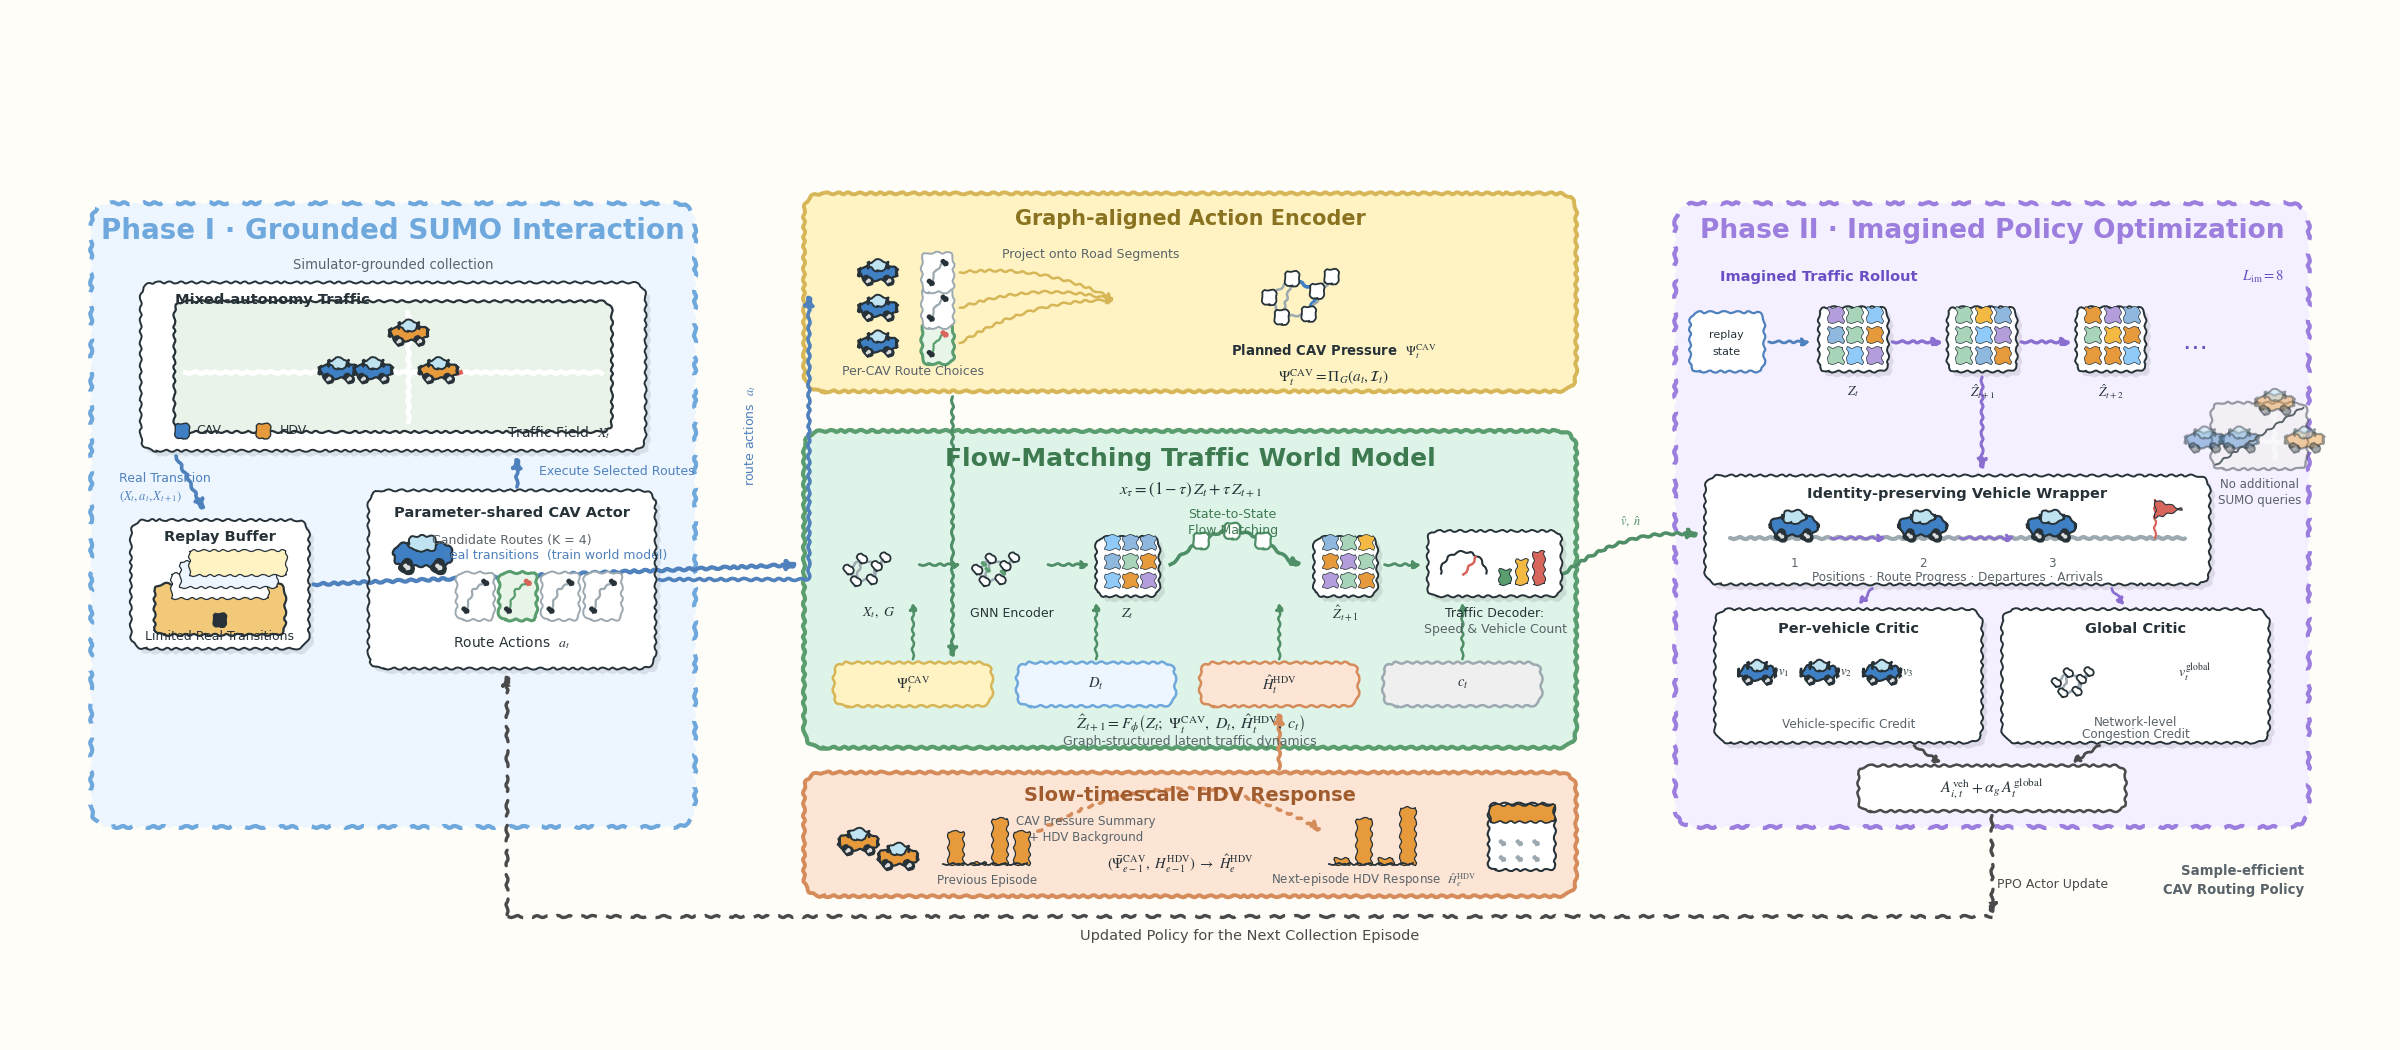

Write the Python code that produced this figure.
"""UrbanDreamer main framework figure — v2, following the detailed spec.

Canvas 2400x1050 @ dpi 100. Left Phase I container (x 3-29%), central
three-module bridge (x 33-66%), right Phase II container (x 70-97%).
Hand-sketched outlines + Office-clipart stickers. Math in STIX.
"""
import matplotlib
matplotlib.use("Agg")
import matplotlib.pyplot as plt
from matplotlib.patches import FancyBboxPatch, Circle, Rectangle, FancyArrowPatch, Arc
import numpy as np

# ---------------- palette (spec §4) ----------------
BG       = "#FFFDF8"
INK      = "#263238"
SUB      = "#59636A"
P1_BG, P1_BD = "#EDF6FF", "#6FA8DC"
P2_BG, P2_BD = "#F5F0FF", "#9B7EDE"
ACT_BG, ACT_BD = "#FFF3C4", "#D6B656"
WM_BG,  WM_BD  = "#DFF4E8", "#5A9E6F"
HDV_BG, HDV_BD = "#FCE5D5", "#D58B5A"
CAV_C, HDV_C   = "#3F7FC4", "#E79A3B"
CONG,  ROAD    = "#D7655B", "#9DA9B0"
AR_REAL, AR_WM, AR_IM, AR_HDV, AR_UPD = "#4F81BD", "#4F8F68", "#8A6FD1", "#D58B5A", "#4A4A4A"

plt.rcParams["path.sketch"] = (1.0, 12, 2)
plt.rcParams["font.family"] = "DejaVu Sans"
plt.rcParams["mathtext.fontset"] = "stix"

fig, ax = plt.subplots(figsize=(24, 10.5), dpi=100)
fig.patch.set_facecolor(BG)
ax.set_facecolor(BG)
ax.set_xlim(0, 240); ax.set_ylim(0, 105)
ax.axis("off")

# ---------------- typography ----------------
PHASE, MOD, MODBIG, LABEL, ANNOT, MATH = 20, 15, 18, 10.5, 9, 12

def text(x, y, s, size=LABEL, bold=False, color=INK, ha="center", va="center",
         z=8, math=False, rot=0):
    ax.text(x, y, s, fontsize=size, color=color, ha=ha, va=va, zorder=z,
            fontweight="bold" if bold else "normal", rotation=rot,
            linespacing=1.3)

def rbox(x, y, w, h, fc, ec, dashed=False, lw=2.6, z=2, rs=2.0, dash=(5, 3.6)):
    b = FancyBboxPatch((x, y), w, h,
                       boxstyle=f"round,pad=0,rounding_size={rs}",
                       fc=fc, ec=ec, lw=lw, zorder=z,
                       linestyle=(0, dash) if dashed else "solid")
    ax.add_patch(b)
    return b

def sticker_bg(x, y, w, h, z=4, rs=1.6):
    """soft shadow + white cutline + thin dark outline"""
    rbox(x+0.45, y-0.5, w, h, "#00000018", "none", z=z-1, rs=rs)
    rbox(x, y, w, h, "#FFFFFF", "none", z=z, rs=rs)
    rbox(x, y, w, h, "none", INK, lw=1.4, z=z+6, rs=rs)

def arrow(p1, p2, color=AR_WM, dashed=False, dotted=False, lw=2.4, rad=0.0,
          z=6, ms=15, elbow=False):
    cs = "angle,angleA=0,angleB=90,rad=4" if elbow else f"arc3,rad={rad}"
    ls = (0, (1.2, 2.2)) if dotted else ((0, (5, 3)) if dashed else "solid")
    a = FancyArrowPatch(p1, p2, arrowstyle="-|>", mutation_scale=ms,
                        color=color, lw=lw, zorder=z, linestyle=ls,
                        connectionstyle=cs, shrinkA=1, shrinkB=1)
    ax.add_patch(a)
    return a

# ---------------- clip-art stickers ----------------
def car(x, y, s=1.0, color=CAV_C, z=6, faded=False):
    al = 0.45 if faded else 1.0
    kw = dict(zorder=z, alpha=al)
    ax.add_patch(FancyBboxPatch((x-4.6*s, y-1.7*s), 9.2*s, 3.4*s,
                 boxstyle="round,pad=0.1,rounding_size=1.2",
                 fc=color, ec=INK, lw=1.6, **kw))
    ax.add_patch(FancyBboxPatch((x-2.2*s, y+0.8*s), 4.4*s, 2.1*s,
                 boxstyle="round,pad=0.1,rounding_size=0.9",
                 fc="#BFE3F0", ec=INK, lw=1.4, **kw))
    for dx in (-2.6, 2.6):
        ax.add_patch(Circle((x+dx*s, y-2.0*s), 1.2*s, fc=INK, ec=INK, **kw))
        ax.add_patch(Circle((x+dx*s, y-2.0*s), 0.5*s, fc="#DDDDDD", **kw))

def route_card(x, y, w=3.6, h=4.6, selected=False, z=6):
    fc = "#E8F5E9" if selected else "#FFFFFF"
    ec = "#5A9E6F" if selected else "#9DA9B0"
    ax.add_patch(FancyBboxPatch((x, y), w, h, boxstyle="round,pad=0.1,rounding_size=0.7",
                 fc=fc, ec=ec, lw=2.2 if selected else 1.4, zorder=z))
    ax.plot([x+0.8, x+w*0.45, x+w-0.8], [y+0.9, y+h-1.6, y+h-0.9],
            color=ec, lw=1.6, zorder=z+1)
    ax.add_patch(Circle((x+0.8, y+0.9), 0.35, fc=INK, zorder=z+2))
    ax.add_patch(Circle((x+w-0.8, y+h-0.9), 0.35, fc=CONG if selected else INK, zorder=z+2))

def mini_graph(x, y, s=1.0, hl_edges=(), z=6, seed=3, messages=False):
    pts = np.array([(0,0),(2.2,1.8),(4.6,0.6),(1.2,-1.9),(3.8,-1.6),(6.0,2.0)],
                   float) * s + (x, y)
    edges = [(0,1),(1,2),(0,3),(3,4),(2,4),(1,3),(2,5),(4,5)]
    for i, (a, b) in enumerate(edges):
        c = CAV_C if i in hl_edges else ROAD
        ax.plot([pts[a][0], pts[b][0]], [pts[a][1], pts[b][1]],
                color=c, lw=2.6 if i in hl_edges else 1.8, zorder=z)
    for px, py in pts:
        ax.add_patch(Circle((px, py), 0.75*s, fc="#FFFFFF", ec=INK, lw=1.3, zorder=z+2))
    if messages:
        for (a, b) in ((0,1),(3,1),(4,2)):
            mx, my = (pts[a]+pts[b])/2
            ax.add_patch(Circle((mx, my), 0.42*s, fc=WM_BD, ec="none", zorder=z+3))

def latent_card(x, y, w=7, h=6.5, z=6, seed=0):
    sticker_bg(x, y, w, h, z=z, rs=1.0)
    rng = np.random.RandomState(seed)
    cols = ["#8FB8DE", "#A8D5BA", "#F4B942", "#E79A3B", "#B39DDB", "#90CAF9"]
    gw, gh = w/4.6, h/4.2
    for i in range(3):
        for j in range(3):
            ax.add_patch(Rectangle((x+0.9+j*(gw+0.45), y+0.9+i*(gh+0.5)), gw, gh,
                         fc=cols[rng.randint(len(cols))], ec=INK, lw=0.5, zorder=z+7))

def file_tray(x, y, w=15, h=10, z=6):
    ax.add_patch(FancyBboxPatch((x-w/2, y-h/2), w, h*0.62,
                 boxstyle="round,pad=0.1,rounding_size=1.0",
                 fc="#F2C879", ec=INK, lw=1.6, zorder=z))
    for i, c in enumerate(("#FFFFFF", "#EDF6FF", "#FFF3C4")):
        ax.add_patch(Rectangle((x-w/2+1.6+i*0.9, y-0.4+i*1.15), w-3.2, 2.6,
                     fc=c, ec=INK, lw=0.9, zorder=z+1+i))
    ax.add_patch(Circle((x, y-h/2+1.4), 0.8, fc=INK, zorder=z+4))

def clock(x, y, r=2.6, z=6):
    ax.add_patch(Circle((x, y), r, fc="#FFFFFF", ec=INK, lw=1.6, zorder=z))
    ax.plot([x, x], [y, y+r*0.6], color=INK, lw=1.6, zorder=z+1)
    ax.plot([x, x+r*0.48], [y, y-0.15*r], color=INK, lw=1.6, zorder=z+1)

def calendar(x, y, w=6, h=6, z=6):
    ax.add_patch(FancyBboxPatch((x-w/2, y-h/2), w, h,
                 boxstyle="round,pad=0.1,rounding_size=0.7",
                 fc="#FFFFFF", ec=INK, lw=1.5, zorder=z))
    ax.add_patch(Rectangle((x-w/2, y+h/2-1.7), w, 1.7, fc=HDV_C, ec=INK, lw=1.2, zorder=z+1))
    for i in range(2):
        for j in range(3):
            ax.add_patch(Circle((x-w/2+1.3+j*1.7, y-0.6-i*1.6), 0.32, fc=ROAD, zorder=z+2))

def bar_dist(x, y, w=9, h=5, color=HDV_C, z=6, seed=1):
    rng = np.random.RandomState(seed)
    hs = rng.dirichlet(np.ones(4)) * h * 2.6
    bw = w/5.2
    for i, hh in enumerate(hs):
        ax.add_patch(Rectangle((x+i*(bw+0.7), y), bw, hh, fc=color, ec=INK, lw=0.9, zorder=z))
    ax.plot([x-0.5, x+w], [y, y], color=INK, lw=1.3, zorder=z)

def city_map(x, y, w=20, h=13, z=6, faded=False, cong=True):
    al = 0.45 if faded else 1.0
    ax.add_patch(FancyBboxPatch((x-w/2, y-h/2), w, h,
                 boxstyle="round,pad=0.1,rounding_size=1.2",
                 fc="#EAF3EA" if not faded else "#EFEFEA", ec=INK, lw=1.6,
                 zorder=z, alpha=al))
    ax.plot([x-w/2+1, x+w/2-1], [y-0.5, y-0.5], color="#FFFFFF", lw=3.4, zorder=z+1, alpha=al)
    ax.plot([x+1.5, x+1.5], [y-h/2+1, y+h/2-1], color="#FFFFFF", lw=3.4, zorder=z+1, alpha=al)
    if cong:
        ax.plot([x+2.8, x+6.8], [y-0.5, y-0.5], color=CONG, lw=3.4, zorder=z+2, alpha=al)
    car(x-5.5, y-0.4, s=0.4, color=CAV_C, z=z+3, faded=faded)
    car(x-2.0, y-0.4, s=0.4, color=CAV_C, z=z+3, faded=faded)
    car(x+4.6, y-0.4, s=0.4, color=HDV_C, z=z+3, faded=faded)
    car(x+1.6, y+3.4, s=0.4, color=HDV_C, z=z+3, faded=faded)

def gauge(x, y, w=13, h=7, z=6):
    sticker_bg(x, y, w, h, z=z, rs=1.0)
    ax.add_patch(Arc((x+3.6, y+2.2), 4.6, 4.6, theta1=0, theta2=180,
                     color=INK, lw=1.5, zorder=z+7))
    ax.plot([x+3.6, x+4.9], [y+2.2, y+3.9], color=CONG, lw=1.8, zorder=z+8)
    for i, hh in enumerate((1.6, 2.6, 3.4)):
        ax.add_patch(Rectangle((x+7.2+i*1.7, y+1.2), 1.1, hh,
                     fc=(WM_BD, "#F4B942", CONG)[i], ec=INK, lw=0.7, zorder=z+7))

# =====================================================================
# LEFT — Phase I container (x 8..69, y 22..85)
# =====================================================================
rbox(8, 22, 61, 63, P1_BG, P1_BD, dashed=True, lw=3.0, rs=2.2)
text(38.5, 82.2, "Phase I · Grounded SUMO Interaction", size=PHASE, bold=True, color=P1_BD)
text(38.5, 78.8, "Simulator-grounded collection", size=ANNOT+0.5, color=SUB)

# --- upper: road network sticker ---
sticker_bg(13, 60, 51, 17, z=4)
city_map(38.5, 68.5, w=44, h=13, z=5)
text(16.5, 75.2, "Mixed-autonomy Traffic", size=LABEL, bold=True, ha="left")
text(60.5, 61.8, r"Traffic Field  $X_t$", size=ANNOT+1, ha="right")
ax.add_patch(Circle((17.2, 62.0), 0.8, fc=CAV_C, ec=INK, lw=1.0, zorder=8))
text(18.6, 62.0, "CAV", size=ANNOT, ha="left")
ax.add_patch(Circle((25.4, 62.0), 0.8, fc=HDV_C, ec=INK, lw=1.0, zorder=8))
text(27.0, 62.0, "HDV", size=ANNOT, ha="left")

# --- replay buffer ---
sticker_bg(12, 40, 18, 13, z=4)
file_tray(21, 45.5, w=13, h=8, z=6)
text(21, 51.3, "Replay Buffer", size=LABEL, bold=True)
text(21, 41.2, "Limited Real Transitions", size=ANNOT)

# --- actor ---
sticker_bg(36, 38, 29, 18, z=4)
car(41.5, 49.5, s=0.62, color=CAV_C, z=7)
text(50.5, 53.7, "Parameter-shared CAV Actor", size=LABEL, bold=True)
text(50.5, 50.9, "Candidate Routes (K = 4)", size=ANNOT, color=SUB)
for i in range(4):
    route_card(45.0+i*4.3, 43.0, selected=(i == 1), z=7)
text(50.5, 40.6, r"Route Actions  $a_t$", size=ANNOT+1)

# actor -> roadnet (execute)
arrow((51, 56.2), (51, 59.6), color=AR_REAL, lw=2.6)
text(53.2, 57.9, "Execute Selected Routes", size=ANNOT, ha="left", color=AR_REAL)
# roadnet -> replay (real transition)
arrow((16.5, 59.6), (19.5, 53.8), color=AR_REAL, lw=2.6)
text(10.8, 57.2, "Real Transition", size=ANNOT, ha="left", color=AR_REAL)
text(10.8, 55.4, r"$(X_t, a_t, X_{t+1})$", size=ANNOT, ha="left", color=AR_REAL)

# =====================================================================
# CENTRAL BRIDGE (x 80..158)
# =====================================================================
# ---------- Module 1: Graph-aligned Action Encoder (y 66..86) ----------
rbox(80, 66, 78, 20, ACT_BG, ACT_BD, lw=2.8)
text(119, 83.4, "Graph-aligned Action Encoder", size=MOD, bold=True, color="#8a7320")
for k in range(3):
    yy = 70.8 + k*3.6
    car(87.5, yy, s=0.4, color=CAV_C, z=6)
    route_card(92.0, yy-1.9, w=3.0, h=3.8, selected=(k == 0), z=6)
    arrow((95.6, yy), (111.5, 75.2), color=ACT_BD, lw=1.8, rad=-0.15, ms=10)
text(91, 68.0, "Per-CAV Route Choices", size=ANNOT, color=SUB)
text(109, 79.8, "Project onto Road Segments", size=ANNOT, color=SUB)
mini_graph(127, 75.5, s=1.05, hl_edges=(1, 4), z=6)
text(133.5, 70.0, r"Planned CAV Pressure  $\Psi_t^{\mathrm{CAV}}$", size=ANNOT+0.5, bold=True)
text(133.5, 67.4, r"$\Psi_t^{\mathrm{CAV}} = \Pi_G(a_t, \mathcal{I}_t)$", size=MATH-1)

# ---------- Module 2: Flow-Matching World Model (y 30..62) ----------
rbox(80, 30, 78, 32, WM_BG, WM_BD, lw=3.0)
text(119, 59.2, "Flow-Matching Traffic World Model", size=MODBIG, bold=True, color="#3d7a50")
text(119, 56.0, r"$x_\tau = (1-\tau)\,Z_t + \tau\,Z_{t+1}$", size=MATH)

# pipeline: X_t,G -> GNN -> Z_t -> flow -> Zhat -> decoder
mini_graph(84.5, 48.0, s=0.62, z=6)
text(87.5, 43.6, r"$X_t,\ G$", size=ANNOT+1)
arrow((91.5, 48.5), (96.0, 48.5), lw=2.0, ms=11)
mini_graph(97.5, 48.0, s=0.62, z=6, messages=True)
text(101, 43.6, "GNN Encoder", size=ANNOT)
arrow((104.5, 48.5), (109.0, 48.5), lw=2.0, ms=11)
latent_card(109.5, 45.3, w=6.4, h=6.0, z=6, seed=1)
text(112.7, 43.6, r"$Z_t$", size=ANNOT+1)
# flow trajectory
fx = np.linspace(117, 129.5, 60)
fy = 48.5 + 3.4*np.sin((fx-117)/12.5*np.pi)
ax.plot(fx, fy, color=AR_WM, lw=2.6, zorder=6)
arrow((fx[-3], fy[-3]), (130.5, 48.5), color=AR_WM, lw=2.6, ms=13)
for i, f in enumerate((0.25, 0.5, 0.75)):
    xx = 117 + 12.5*f
    yy = 48.5 + 3.4*np.sin(f*np.pi)
    ax.add_patch(Circle((xx, yy), 0.85, fc="#FFFFFF", ec=AR_WM, lw=1.6, zorder=7))
text(123.3, 53.6, "State-to-State", size=ANNOT, color="#3d7a50")
text(123.3, 51.9, "Flow Matching", size=ANNOT, color="#3d7a50")
latent_card(131.5, 45.3, w=6.4, h=6.0, z=6, seed=7)
text(134.7, 43.6, r"$\hat{Z}_{t+1}$", size=ANNOT+1)
arrow((138.5, 48.5), (142.5, 48.5), lw=2.0, ms=11)
gauge(143.0, 45.3, w=13.5, h=6.6, z=6)
text(149.8, 43.6, "Traffic Decoder:", size=ANNOT, ha="center")
text(149.8, 41.9, "Speed & Vehicle Count", size=ANNOT, ha="center", color=SUB)

# condition chips
chips = [(91, r"$\Psi_t^{\mathrm{CAV}}$", ACT_BG, ACT_BD),
         (109.5, r"$D_t$", P1_BG, P1_BD),
         (128, r"$\hat{H}_t^{\mathrm{HDV}}$", HDV_BG, HDV_BD),
         (146.5, r"$c_t$", "#EFEFEF", ROAD)]
for cx, lab, fc, ec in chips:
    rbox(cx-8, 34.2, 16, 4.4, fc, ec, lw=1.8, z=5, rs=1.4)
    text(cx, 36.4, lab, size=ANNOT+1.5)
    arrow((cx, 38.8), (cx, 44.8), color=AR_WM, lw=1.8, ms=10)
text(119, 32.4, r"$\hat{Z}_{t+1} = F_\phi\left(Z_t;\ \Psi_t^{\mathrm{CAV}},\ D_t,\ "
                r"\hat{H}_t^{\mathrm{HDV}},\ c_t\right)$", size=MATH-0.5)
text(119, 30.9+0.2, "", size=ANNOT)  # spacer
text(119, 31.2, "", size=1)
text(119, 30.6, "Graph-structured latent traffic dynamics", size=ANNOT, color=SUB)

# ---------- Module 3: Slow-timescale HDV Response (y 15..27.5) ----------
rbox(80, 15, 78, 12.5, HDV_BG, HDV_BD, lw=2.8)
text(119, 25.2, "Slow-timescale HDV Response", size=MOD-1, bold=True, color="#a05c2e")
car(85.5, 20.5, s=0.42, color=HDV_C, z=6)
car(89.5, 19.0, s=0.42, color=HDV_C, z=6)
bar_dist(94.5, 18.3, w=8, h=4.4, seed=2)
text(98.5, 16.6, "Previous Episode", size=ANNOT-0.5, color=SUB)
text(108.5, 22.6, "CAV Pressure Summary", size=ANNOT-0.5, color=SUB)
text(108.5, 20.9, "+ HDV Background", size=ANNOT-0.5, color=SUB)
arrow((103.5, 21.5), (132.5, 21.5), color=AR_HDV, dotted=True, lw=2.6, rad=-0.3)
text(118, 18.3, r"$(\bar{\Psi}_{e-1}^{\mathrm{CAV}},\ H_{e-1}^{\mathrm{HDV}})"
                r"\ \rightarrow\ \hat{H}_e^{\mathrm{HDV}}$", size=MATH-1.5)
bar_dist(133.5, 18.3, w=8, h=4.4, seed=5)
text(137.5, 16.6, r"Next-episode HDV Response  $\hat{H}_e^{\mathrm{HDV}}$",
     size=ANNOT-0.5, color=SUB, ha="center")
calendar(152.5, 21.0, w=6.5, h=6.5, z=6)
# module3 -> condition chips
arrow((128, 27.7), (128, 33.8), color=AR_HDV, lw=2.6)

# =====================================================================
# RIGHT — Phase II container (x 168..232, y 22..85)
# =====================================================================
rbox(168, 22, 64, 63, P2_BG, P2_BD, dashed=True, lw=3.0, rs=2.2)
text(200, 82.2, "Phase II · Imagined Policy Optimization", size=PHASE-1, bold=True, color=P2_BD)

# --- imagined rollout ---
text(172.5, 77.6, "Imagined Traffic Rollout", size=LABEL, bold=True, ha="left", color="#6a4fc4")
text(229.5, 77.6, r"$L_{\mathrm{im}} = 8$", size=LABEL, ha="right", color="#6a4fc4")
rbox(169.5, 68, 7.5, 6, "#FFFFFF", AR_REAL, lw=1.6, z=5, rs=1.0)
text(173.2, 71.7, "replay", size=ANNOT-1)
text(173.2, 70.0, "state", size=ANNOT-1)
arrow((177.3, 71), (181.8, 71), color=AR_REAL, lw=2.0, ms=11)
xs_snap = (182.5, 195.5, 208.5)
labs = (r"$Z_t$", r"$\hat{Z}_{t+1}$", r"$\hat{Z}_{t+2}$")
for i, (xx, lab) in enumerate(zip(xs_snap, labs)):
    latent_card(xx, 68, w=7, h=6.5, z=6, seed=10+i)
    text(xx+3.5, 66.0, lab, size=ANNOT+0.5)
    if i < 2:
        arrow((xx+7.3, 71), (xx+12.7, 71), color=AR_IM, lw=2.4, ms=12)
text(220.5, 71, "…", size=18, color="#6a4fc4")

# faded crossed SUMO
city_map(227, 61.5, w=9.5, h=6.5, z=5, faded=True, cong=False)
ax.plot([222.6, 231.4], [58.6, 64.4], color=SUB, lw=1.4, zorder=9)
text(227, 56.6, "No additional", size=ANNOT-0.5, color=SUB)
text(227, 55.0, "SUMO queries", size=ANNOT-0.5, color=SUB)

# --- vehicle wrapper ---
sticker_bg(171, 46.5, 51, 11, z=4)
text(196.5, 55.6, "Identity-preserving Vehicle Wrapper", size=LABEL, bold=True)
ax.plot([173.5, 219.5], [51.2, 51.2], color=ROAD, lw=3.0, zorder=6, solid_capstyle="round")
for xx, cid in ((180, "1"), (193, "2"), (206, "3")):
    car(xx, 52.4, s=0.5, color=CAV_C, z=7)
    text(xx, 48.6, cid, size=ANNOT-0.5, color=SUB)
    if xx < 200:
        arrow((xx+3.6, 51.2), (xx+9.4, 51.2), color=AR_IM, lw=1.8, ms=10)
ax.plot([216.5, 216.5], [51.2, 55.0], color=CONG, lw=1.6, zorder=7)
ax.add_patch(plt.Polygon([(216.5, 55.0), (216.5, 53.2), (219.2, 54.1)],
             fc=CONG, ec=INK, lw=0.8, zorder=7))
text(196.5, 47.2, "Positions · Route Progress · Departures · Arrivals",
     size=ANNOT-0.3, color=SUB)

# --- critics ---
sticker_bg(172, 30.5, 27, 13.5, z=4)
text(185.5, 42.0, "Per-vehicle Critic", size=LABEL, bold=True)
for i, xx in enumerate((176.3, 182.6, 188.9)):
    car(xx, 37.6, s=0.38, color=CAV_C, z=7)
    text(xx+2.6, 37.6, f"$v_{i+1}$", size=ANNOT)
text(185.5, 32.3, "Vehicle-specific Credit", size=ANNOT-0.3, color=SUB)

sticker_bg(201, 30.5, 27, 13.5, z=4)
text(214.5, 42.0, "Global Critic", size=LABEL, bold=True)
mini_graph(206.5, 36.6, s=0.55, z=7)
text(220.5, 37.6, r"$v^{\mathrm{global}}_t$", size=ANNOT+1)
text(214.5, 32.6, "Network-level", size=ANNOT-0.3, color=SUB)
text(214.5, 31.3, "Congestion Credit", size=ANNOT-0.3, color=SUB)

# rollout/wrapper -> critics
arrow((188, 46.2), (186.5, 44.3), color=AR_IM, lw=2.0, ms=10)
arrow((212, 46.2), (213.5, 44.3), color=AR_IM, lw=2.0, ms=10)

# --- advantage node & update ---
rbox(186.5, 23.6, 27, 4.6, "#FFFFFF", AR_UPD, lw=1.8, z=5, rs=1.2)
text(200, 25.9, r"$A^{\mathrm{veh}}_{i,t} + \alpha_g\, A^{\mathrm{global}}_t$",
     size=MATH-0.5)
arrow((192, 30.3), (195, 28.4), color=AR_UPD, lw=2.0, ms=10)
arrow((211, 30.3), (208, 28.4), color=AR_UPD, lw=2.0, ms=10)

# =====================================================================
# cross-container connectors
# =====================================================================
# replay -> world model (main real-data path)
arrow((30.3, 46.5), (79.6, 48.5), color=AR_REAL, lw=3.0)
text(55, 49.4, "real transitions  (train world model)", size=ANNOT, color=AR_REAL)

# actor -> action encoder (elbow)
arrow((65.2, 47), (80.5, 76), color=AR_REAL, lw=2.6, elbow=True)
text(74.6, 61.5, r"route actions  $a_t$", size=ANNOT, color=AR_REAL, rot=90)

# module1 Psi -> chip
arrow((95, 65.6), (95, 38.9), color=AR_WM, lw=2.2)

# decoder -> wrapper
arrow((156.6, 47.5), (170.6, 51.5), color=AR_WM, lw=2.6, rad=-0.2)
text(163.5, 52.8, r"$\hat{v},\ \hat{n}$", size=ANNOT, color=AR_WM)

# imagined rollout -> wrapper
arrow((199, 67.6), (199, 57.9), color=AR_IM, lw=2.2)

# PPO update + long quiet return along bottom
arrow((200, 23.3), (200, 13.0), color=AR_UPD, dashed=True, lw=2.4)
ax.plot([50, 200], [13.0, 13.0], color=AR_UPD, lw=2.4, zorder=6,
        linestyle=(0, (5, 3)))
arrow((50, 13.0), (50, 37.6), color=AR_UPD, dashed=True, lw=2.4)
text(200.5, 16.2, "PPO Actor Update", size=ANNOT, ha="left", color=AR_UPD)
text(125, 11.0, "Updated Policy for the Next Collection Episode",
     size=LABEL, color=AR_UPD)

# restrained result label, lower-right
text(231.5, 17.5, "Sample-efficient", size=ANNOT+0.5, ha="right", color=SUB, bold=True)
text(231.5, 15.6, "CAV Routing Policy", size=ANNOT+0.5, ha="right", color=SUB, bold=True)

plt.subplots_adjust(left=0.005, right=0.995, top=0.995, bottom=0.005)
out = "figure/main_figure_v2.png"
plt.savefig(out, facecolor=BG)
print("saved", out)
